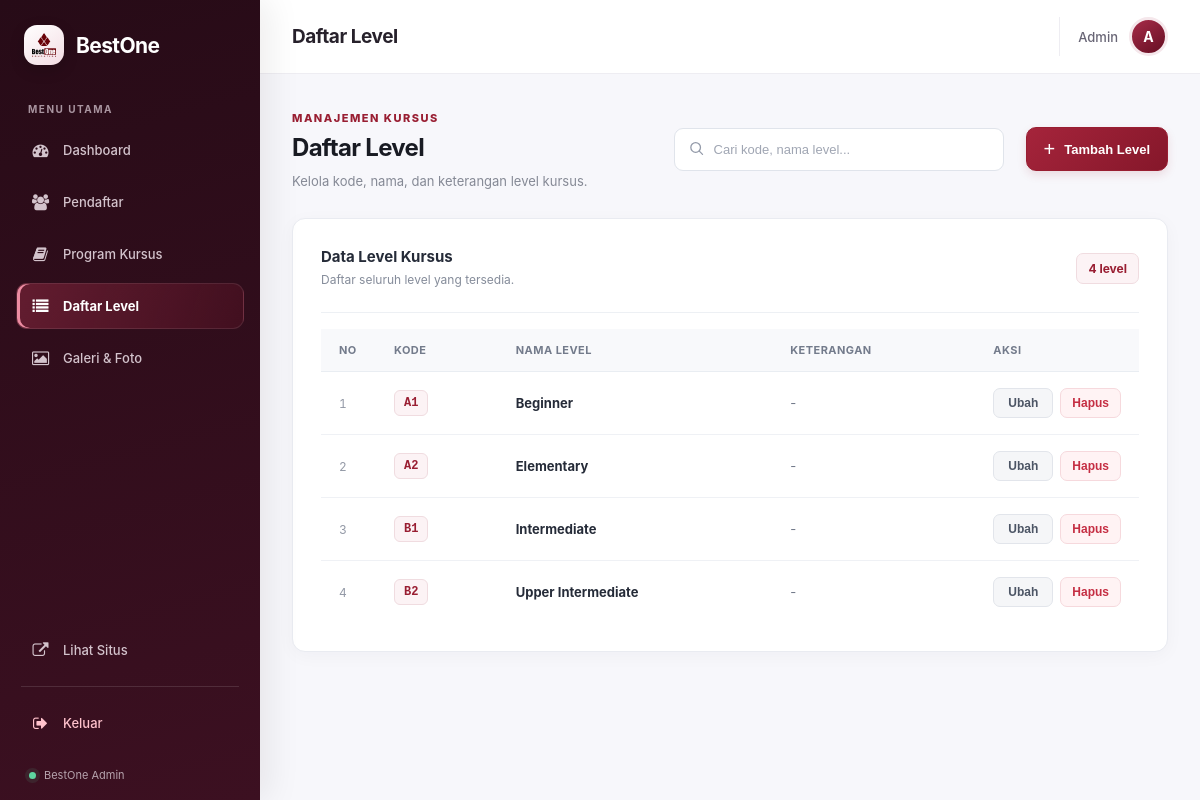
The page /admin/level (signed in) on the database its author committed.
### models/database.py (models this page shows, shortened)
class Level(db.Model):
    __tablename__ = 'level'
    id = db.Column(db.Integer, primary_key=True)
    kode = db.Column(db.String(20), nullable=False, unique=True)
    nama = db.Column(db.String(100), nullable=False)
    keterangan = db.Column(db.Text, nullable=True)
    program_id = db.Column(db.Integer, db.ForeignKey('program_kursus.id'), nullable=True)
    program = db.relationship('ProgramKursus', backref=db.backref('daftar_level', lazy=True))
    dibuat_pada = db.Column(db.DateTime, default=datetime.utcnow)

### routes/admin/level.py (the view)
@level_bp.route('/level')
def daftar_level():
    cek = cek_login()
    if cek: return cek
    daftar_level = Level.query.order_by(Level.kode).all()
    return render_template(
        'admin/level.html',
        daftar_level=daftar_level,
        halaman='daftar_level'
    )

### app.py (called while the page is built)
@app.before_request
def force_https():
    if request.headers.get("X-Forwarded-Proto") == "https":
        request.environ["wsgi.url_scheme"] = "https"

### routes/admin/level.py (called while the page is built)
def cek_login():
    if not session.get('admin_logged_in'):
        return redirect(url_for('login.login'))

### templates/admin/level.html (shortened to what this page needs)
{% extends "admin/base_admin.html" %}
{% block judul_halaman %}Daftar Level{% endblock %}
{% block isi %}
<div class="bar-atas">
  <div class="program-heading">
    <div class="program-heading-info">
      <span class="program-eyebrow">MANAJEMEN KURSUS</span>
      <h2>Daftar Level</h2>
      <p>Kelola kode, nama, dan keterangan level kursus.</p>
    </div>
  </div>
  <div class="program-toolbar">
      <div class="pencarian">
        <span class="ikon-cari">
        </span>
        <input
          type="text"
          id="cariLevel"
          placeholder="Cari kode, nama level..."
          class="form-input"
          autocomplete="off"
        >
      </div>
    </div>
    <button class="btn-utama" id="btnBukaTambah" type="button">
      <span class="ikon-tambah">+</span>
      Tambah Level
    </button>
</div>
<div class="kartu-biasa program-card">
  <div class="program-card-header">
    <div>
      <h3>Data Level Kursus</h3>
      <p>Daftar seluruh level yang tersedia.</p>
    </div>
    <span class="program-total">
      {{ daftar_level|length }} level
    </span>
  </div>
  <div class="tabel-wrapper">
    <table class="tabel-data" id="tabelLevel">
      <thead>
        <tr>
          <th class="kolom-no">No</th>
          <th>Kode</th>
          <th>Nama Level</th>
          <th>Keterangan</th>
          <th class="kolom-aksi">Aksi</th>
        </tr>
      </thead>
      <tbody>
        {% for lv in daftar_level %}
        <tr class="baris-level">
          <td class="nomor-baris">{{ loop.index }}</td>
          <td>
            <span class="kode-level">{{ lv.kode }}</span>
          </td>
          <td>
            <span class="nama-level">{{ lv.nama }}</span>
          </td>
          <td class="keterangan-level">
            {{ lv.keterangan[:60] ~ '...' if lv.keterangan and lv.keterangan|length > 60 else (lv.keterangan or '-') }}
          </td>
          <td>
            <div class="tombol-aksi">
              <button
                type="button"
                class="btn-sm btn-abu"
                data-id="{{ lv.id }}"
                data-kode="{{ lv.kode }}"
                data-nama="{{ lv.nama }}"
                data-keterangan="{{ lv.keterangan or '' }}"
                onclick="bukaModalEdit(this)"
              >Ubah</button>
              <form
                method="POST"
                action="{{ url_for('admin_level.hapus', level_id=lv.id) }}"
                class="form-hapus"
                onsubmit="return confirm('Yakin hapus level ini?')"
              >
                <button type="submit" class="btn-sm btn-merah">
                  Hapus
                </button>
              </form>
            </div>
          </td>
        </tr>
        {% endfor %}
      </tbody>
    </table>
  </div>
</div>
{% endblock %}

### static/css/admin/base.css (style rules this page uses)
* { margin: 0; padding: 0; box-sizing: border-box; }
body { font-family: system-ui, -apple-system, sans-serif; background: #f4f6f9; color: #1f2937; min-height: 100vh; }
:root { --admin-primary: #8e1932; --admin-primary-dark: #650e22; --admin-sidebar: #270b17; --admin-sidebar-bottom: #3c1021; --admin-text: #20202b; --admin-muted: #8b8b9b; --admin-border: #eeedf2; --admin-bg: #f7f7fb; --admin-radius: 14px; }
body { background: var(--admin-bg); color: var(--admin-text); font-family: Inter, system-ui, -apple-system, sans-serif; }
.kartu-biasa { background: white; padding: 28px; border-radius: 14px; box-shadow: 0 2px 6px rgba(0,0,0,0.04); margin-bottom: 24px; }
.tabel-wrapper { overflow-x: auto; margin-top: 16px; }
.tabel-data { width: 100%; border-collapse: collapse; }
.tabel-data th, .tabel-data td { padding: 14px 12px; text-align: left; border-bottom: 1px solid #f0f0f0; font-size: 14px; }
.tabel-data th { background: #f9fafb; font-weight: 600; color: #374151; }

### rows shown on the page
Level: kode "A1", nama "Beginner", keterangan "-"
Level: kode "A2", nama "Elementary", keterangan "-"
Level: kode "B1", nama "Intermediate", keterangan "-"
Level: kode "B2", nama "Upper Intermediate", keterangan "-"

### other values the page prints
{{ daftar_level|length }} "4"
